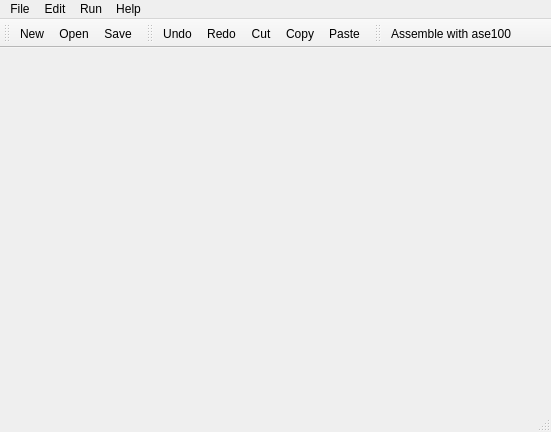
<?xml version="1.0" encoding="UTF-8"?>
<ui version="4.0">
 <class>MainWindow</class>
 <widget class="QMainWindow" name="MainWindow">
  <property name="geometry">
   <rect>
    <x>0</x>
    <y>0</y>
    <width>551</width>
    <height>432</height>
   </rect>
  </property>
  <property name="windowTitle">
   <string>MainWindow</string>
  </property>
  <widget class="QWidget" name="centralWidget">
   <property name="layoutDirection">
    <enum>Qt::LeftToRight</enum>
   </property>
   <layout class="QVBoxLayout" name="verticalLayout">
    <property name="leftMargin">
     <number>0</number>
    </property>
    <property name="topMargin">
     <number>0</number>
    </property>
    <property name="rightMargin">
     <number>0</number>
    </property>
    <property name="bottomMargin">
     <number>0</number>
    </property>
    <item>
     <widget class="QTabWidget" name="tabWidget">
      <property name="tabPosition">
       <enum>QTabWidget::North</enum>
      </property>
      <property name="tabShape">
       <enum>QTabWidget::Triangular</enum>
      </property>
      <property name="currentIndex">
       <number>-1</number>
      </property>
      <property name="elideMode">
       <enum>Qt::ElideRight</enum>
      </property>
      <property name="documentMode">
       <bool>true</bool>
      </property>
      <property name="tabsClosable">
       <bool>true</bool>
      </property>
      <property name="movable">
       <bool>true</bool>
      </property>
     </widget>
    </item>
   </layout>
  </widget>
  <widget class="QMenuBar" name="menuBar">
   <property name="geometry">
    <rect>
     <x>0</x>
     <y>0</y>
     <width>551</width>
     <height>31</height>
    </rect>
   </property>
   <widget class="QMenu" name="menuWidgeted_Editor">
    <property name="title">
     <string>File</string>
    </property>
    <addaction name="actionNew"/>
    <addaction name="actionOpen"/>
    <addaction name="actionSave"/>
    <addaction name="actionSaveAs"/>
    <addaction name="actionCloseFile"/>
    <addaction name="separator"/>
    <addaction name="actionQuit"/>
   </widget>
   <widget class="QMenu" name="menuEdit">
    <property name="title">
     <string>Edit</string>
    </property>
    <addaction name="actionUndo"/>
    <addaction name="actionRedo"/>
    <addaction name="separator"/>
    <addaction name="actionCut"/>
    <addaction name="actionCopy"/>
    <addaction name="actionPaste"/>
   </widget>
   <widget class="QMenu" name="menuHelp">
    <property name="title">
     <string>Help</string>
    </property>
    <addaction name="actionInfo"/>
   </widget>
   <widget class="QMenu" name="menuRun">
    <property name="title">
     <string>Run</string>
    </property>
    <addaction name="actionAssemble"/>
    <addaction name="actionLaunchAse"/>
    <addaction name="actionConfigureAse"/>
    <addaction name="separator"/>
    <addaction name="actionViewLabels"/>
    <addaction name="actionViewMif"/>
   </widget>
   <addaction name="menuWidgeted_Editor"/>
   <addaction name="menuEdit"/>
   <addaction name="menuRun"/>
   <addaction name="menuHelp"/>
  </widget>
  <widget class="QToolBar" name="mainToolBar">
   <attribute name="toolBarArea">
    <enum>TopToolBarArea</enum>
   </attribute>
   <attribute name="toolBarBreak">
    <bool>false</bool>
   </attribute>
   <addaction name="actionNew"/>
   <addaction name="actionOpen"/>
   <addaction name="actionSave"/>
  </widget>
  <widget class="QStatusBar" name="statusBar"/>
  <widget class="QToolBar" name="editToolBar">
   <property name="windowTitle">
    <string>toolBar</string>
   </property>
   <attribute name="toolBarArea">
    <enum>TopToolBarArea</enum>
   </attribute>
   <attribute name="toolBarBreak">
    <bool>false</bool>
   </attribute>
   <addaction name="actionUndo"/>
   <addaction name="actionRedo"/>
   <addaction name="actionCut"/>
   <addaction name="actionCopy"/>
   <addaction name="actionPaste"/>
  </widget>
  <widget class="QToolBar" name="miscToolBar">
   <property name="windowTitle">
    <string>toolBar</string>
   </property>
   <attribute name="toolBarArea">
    <enum>TopToolBarArea</enum>
   </attribute>
   <attribute name="toolBarBreak">
    <bool>false</bool>
   </attribute>
   <addaction name="actionAssemble"/>
  </widget>
  <action name="actionNew">
   <property name="icon">
    <iconset theme="document-new" resource="../resources.qrc">
     <normaloff>:/images/filenew.png</normaloff>:/images/filenew.png</iconset>
   </property>
   <property name="text">
    <string>New</string>
   </property>
   <property name="shortcut">
    <string>Ctrl+N</string>
   </property>
  </action>
  <action name="actionOpen">
   <property name="icon">
    <iconset theme="document-open" resource="../resources.qrc">
     <normaloff>:/images/fileopen.png</normaloff>:/images/fileopen.png</iconset>
   </property>
   <property name="text">
    <string>Open</string>
   </property>
   <property name="shortcut">
    <string>Ctrl+O</string>
   </property>
  </action>
  <action name="actionSave">
   <property name="icon">
    <iconset theme="document-save" resource="../resources.qrc">
     <normaloff>:/images/filesave.png</normaloff>:/images/filesave.png</iconset>
   </property>
   <property name="text">
    <string>Save</string>
   </property>
   <property name="shortcut">
    <string>Ctrl+S</string>
   </property>
  </action>
  <action name="actionSaveAs">
   <property name="icon">
    <iconset theme="document-save-as">
     <normaloff>.</normaloff>.</iconset>
   </property>
   <property name="text">
    <string>Save As...</string>
   </property>
  </action>
  <action name="actionQuit">
   <property name="icon">
    <iconset theme="application-exit">
     <normaloff>.</normaloff>.</iconset>
   </property>
   <property name="text">
    <string>Quit</string>
   </property>
  </action>
  <action name="actionUndo">
   <property name="icon">
    <iconset theme="edit-undo" resource="../resources.qrc">
     <normaloff>:/images/editundo.png</normaloff>:/images/editundo.png</iconset>
   </property>
   <property name="text">
    <string>Undo</string>
   </property>
   <property name="shortcut">
    <string>Ctrl+Z</string>
   </property>
  </action>
  <action name="actionRedo">
   <property name="icon">
    <iconset theme="edit-redo" resource="../resources.qrc">
     <normaloff>:/images/editredo.png</normaloff>:/images/editredo.png</iconset>
   </property>
   <property name="text">
    <string>Redo</string>
   </property>
   <property name="shortcut">
    <string>Ctrl+Y</string>
   </property>
  </action>
  <action name="actionCut">
   <property name="icon">
    <iconset theme="edit-cut" resource="../resources.qrc">
     <normaloff>:/images/editcut.png</normaloff>:/images/editcut.png</iconset>
   </property>
   <property name="text">
    <string>Cut</string>
   </property>
   <property name="shortcut">
    <string>Ctrl+X</string>
   </property>
  </action>
  <action name="actionCopy">
   <property name="icon">
    <iconset theme="edit-copy" resource="../resources.qrc">
     <normaloff>:/images/editcopy.png</normaloff>:/images/editcopy.png</iconset>
   </property>
   <property name="text">
    <string>Copy</string>
   </property>
   <property name="shortcut">
    <string>Ctrl+C</string>
   </property>
  </action>
  <action name="actionPaste">
   <property name="icon">
    <iconset theme="edit-paste" resource="../resources.qrc">
     <normaloff>:/images/editpaste.png</normaloff>:/images/editpaste.png</iconset>
   </property>
   <property name="text">
    <string>Paste</string>
   </property>
   <property name="shortcut">
    <string>Ctrl+V</string>
   </property>
  </action>
  <action name="actionInfo">
   <property name="icon">
    <iconset theme="help-about">
     <normaloff>.</normaloff>.</iconset>
   </property>
   <property name="text">
    <string>Info...</string>
   </property>
  </action>
  <action name="actionAssemble">
   <property name="icon">
    <iconset theme="media-playback-start" resource="../resources.qrc">
     <normaloff>:/images/assemble.png</normaloff>:/images/assemble.png</iconset>
   </property>
   <property name="text">
    <string>Assemble with ase100</string>
   </property>
   <property name="shortcut">
    <string>Ctrl+R</string>
   </property>
  </action>
  <action name="actionConfigureAse">
   <property name="text">
    <string>Configure ase100</string>
   </property>
  </action>
  <action name="actionCloseFile">
   <property name="text">
    <string>Close</string>
   </property>
   <property name="toolTip">
    <string>Close the current file</string>
   </property>
  </action>
  <action name="actionLaunchAse">
   <property name="text">
    <string>Launch ase100</string>
   </property>
   <property name="toolTip">
    <string>Launch the ase100 GUI</string>
   </property>
  </action>
  <action name="actionViewLabels">
   <property name="text">
    <string>View Labels File (.labels)</string>
   </property>
   <property name="toolTip">
    <string>View the compiled Labels File (.labels)</string>
   </property>
  </action>
  <action name="actionViewMif">
   <property name="text">
    <string>View MIF File (.mif)</string>
   </property>
   <property name="toolTip">
    <string>View the compiled MIF File (.mif)</string>
   </property>
  </action>
 </widget>
 <layoutdefault spacing="6" margin="11"/>
 <resources>
  <include location="../resources.qrc"/>
 </resources>
 <connections/>
</ui>
